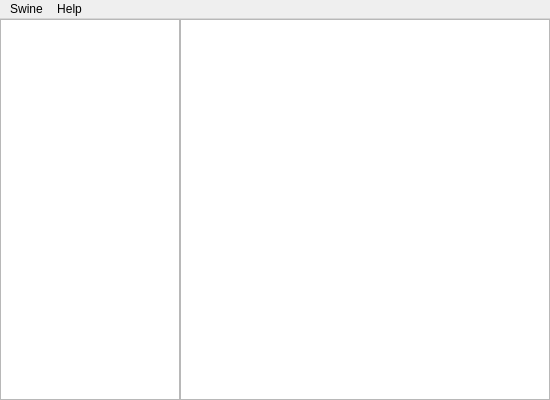
<?xml version="1.0" encoding="UTF-8"?>
<ui version="4.0">
 <class>MainWindow</class>
 <widget class="QMainWindow" name="MainWindow">
  <property name="geometry">
   <rect>
    <x>0</x>
    <y>0</y>
    <width>550</width>
    <height>400</height>
   </rect>
  </property>
  <property name="windowTitle">
   <string>Swine %s</string>
  </property>
  <property name="windowIcon">
   <iconset resource="resources.qrc">
    <normaloff>:/icons/images/swine32.png</normaloff>:/icons/images/swine32.png</iconset>
  </property>
  <widget class="QWidget" name="widget">
   <layout class="QHBoxLayout">
    <property name="spacing">
     <number>0</number>
    </property>
    <property name="margin">
     <number>0</number>
    </property>
    <item>
     <widget class="QListWidget" name="slotList">
      <property name="sizePolicy">
       <sizepolicy hsizetype="Expanding" vsizetype="Expanding">
        <horstretch>0</horstretch>
        <verstretch>0</verstretch>
       </sizepolicy>
      </property>
      <property name="maximumSize">
       <size>
        <width>180</width>
        <height>32767</height>
       </size>
      </property>
      <property name="mouseTracking">
       <bool>false</bool>
      </property>
      <property name="contextMenuPolicy">
       <enum>Qt::CustomContextMenu</enum>
      </property>
      <property name="acceptDrops">
       <bool>false</bool>
      </property>
      <property name="lineWidth">
       <number>1</number>
      </property>
      <property name="midLineWidth">
       <number>0</number>
      </property>
      <property name="editTriggers">
       <set>QAbstractItemView::EditKeyPressed|QAbstractItemView::SelectedClicked</set>
      </property>
      <property name="iconSize">
       <size>
        <width>32</width>
        <height>31</height>
       </size>
      </property>
      <property name="spacing">
       <number>3</number>
      </property>
      <property name="viewMode">
       <enum>QListView::ListMode</enum>
      </property>
      <property name="wordWrap">
       <bool>true</bool>
      </property>
      <property name="margin" stdset="0">
       <number>0</number>
      </property>
      <property name="dragAutoScroll" stdset="0">
       <bool>false</bool>
      </property>
     </widget>
    </item>
    <item>
     <widget class="QListWidget" name="shortcutList">
      <property name="sizePolicy">
       <sizepolicy hsizetype="Expanding" vsizetype="Expanding">
        <horstretch>0</horstretch>
        <verstretch>0</verstretch>
       </sizepolicy>
      </property>
      <property name="mouseTracking">
       <bool>false</bool>
      </property>
      <property name="contextMenuPolicy">
       <enum>Qt::CustomContextMenu</enum>
      </property>
      <property name="acceptDrops">
       <bool>false</bool>
      </property>
      <property name="editTriggers">
       <set>QAbstractItemView::EditKeyPressed|QAbstractItemView::SelectedClicked</set>
      </property>
      <property name="iconSize">
       <size>
        <width>32</width>
        <height>32</height>
       </size>
      </property>
      <property name="flow">
       <enum>QListView::LeftToRight</enum>
      </property>
      <property name="isWrapping" stdset="0">
       <bool>true</bool>
      </property>
      <property name="spacing">
       <number>3</number>
      </property>
      <property name="viewMode">
       <enum>QListView::ListMode</enum>
      </property>
      <property name="modelColumn">
       <number>0</number>
      </property>
      <property name="uniformItemSizes">
       <bool>true</bool>
      </property>
      <property name="wordWrap">
       <bool>true</bool>
      </property>
      <property name="dragAutoScroll" stdset="0">
       <bool>false</bool>
      </property>
      <property name="itemsMovable" stdset="0">
       <bool>false</bool>
      </property>
     </widget>
    </item>
   </layout>
  </widget>
  <widget class="QMenuBar" name="menuBar">
   <property name="geometry">
    <rect>
     <x>0</x>
     <y>0</y>
     <width>550</width>
     <height>25</height>
    </rect>
   </property>
   <widget class="QMenu" name="menuSwine">
    <property name="title">
     <string>Swine</string>
    </property>
    <addaction name="menuExitAction"/>
   </widget>
   <widget class="QMenu" name="menuHelp">
    <property name="title">
     <string>Help</string>
    </property>
    <addaction name="helpabout_SwineAction"/>
    <addaction name="helpAbout_WineAction"/>
   </widget>
   <addaction name="menuSwine"/>
   <addaction name="menuHelp"/>
  </widget>
  <action name="helpabout_SwineAction">
   <property name="icon">
    <iconset resource="resources.qrc">
     <normaloff>:/icons/images/information.png</normaloff>:/icons/images/information.png</iconset>
   </property>
   <property name="text">
    <string>About Swine</string>
   </property>
   <property name="whatsThis">
    <string/>
   </property>
   <property name="shortcut">
    <string/>
   </property>
   <property name="visible">
    <bool>true</bool>
   </property>
   <property name="name" stdset="0">
    <cstring>helpabout_SwineAction</cstring>
   </property>
  </action>
  <action name="menuExitAction">
   <property name="icon">
    <iconset resource="resources.qrc">
     <normaloff>:/icons/images/cross.png</normaloff>:/icons/images/cross.png</iconset>
   </property>
   <property name="text">
    <string>Exit</string>
   </property>
   <property name="shortcut">
    <string>Alt+F4</string>
   </property>
   <property name="name" stdset="0">
    <cstring>menuExitAction</cstring>
   </property>
  </action>
  <action name="helpAbout_WineAction">
   <property name="icon">
    <iconset resource="resources.qrc">
     <normaloff>:/icons/images/wine.png</normaloff>:/icons/images/wine.png</iconset>
   </property>
   <property name="text">
    <string>About Wine</string>
   </property>
   <property name="name" stdset="0">
    <cstring>helpAbout_WineAction</cstring>
   </property>
  </action>
 </widget>
 <layoutdefault spacing="2" margin="1"/>
 <resources>
  <include location="resources.qrc"/>
 </resources>
 <connections>
  <connection>
   <sender>helpabout_SwineAction</sender>
   <signal>activated()</signal>
   <receiver>MainWindow</receiver>
   <slot>helpabout_SwineAction_activated()</slot>
   <hints>
    <hint type="sourcelabel">
     <x>-1</x>
     <y>-1</y>
    </hint>
    <hint type="destinationlabel">
     <x>20</x>
     <y>20</y>
    </hint>
   </hints>
  </connection>
  <connection>
   <sender>menuExitAction</sender>
   <signal>activated()</signal>
   <receiver>MainWindow</receiver>
   <slot>menuExitAction_activated()</slot>
   <hints>
    <hint type="sourcelabel">
     <x>-1</x>
     <y>-1</y>
    </hint>
    <hint type="destinationlabel">
     <x>20</x>
     <y>20</y>
    </hint>
   </hints>
  </connection>
  <connection>
   <sender>shortcutList</sender>
   <signal>selectionChanged()</signal>
   <receiver>MainWindow</receiver>
   <slot>shortcutList_selectionChanged()</slot>
   <hints>
    <hint type="sourcelabel">
     <x>20</x>
     <y>20</y>
    </hint>
    <hint type="destinationlabel">
     <x>20</x>
     <y>20</y>
    </hint>
   </hints>
  </connection>
  <connection>
   <sender>helpAbout_WineAction</sender>
   <signal>activated()</signal>
   <receiver>MainWindow</receiver>
   <slot>helpAbout_WineAction_activated()</slot>
   <hints>
    <hint type="sourcelabel">
     <x>-1</x>
     <y>-1</y>
    </hint>
    <hint type="destinationlabel">
     <x>20</x>
     <y>20</y>
    </hint>
   </hints>
  </connection>
  <connection>
   <sender>slotList</sender>
   <signal>customContextMenuRequested(QPoint)</signal>
   <receiver>MainWindow</receiver>
   <slot>slotList_rightButtonClicked()</slot>
   <hints>
    <hint type="sourcelabel">
     <x>20</x>
     <y>20</y>
    </hint>
    <hint type="destinationlabel">
     <x>20</x>
     <y>20</y>
    </hint>
   </hints>
  </connection>
  <connection>
   <sender>slotList</sender>
   <signal>itemDoubleClicked(QListWidgetItem*)</signal>
   <receiver>MainWindow</receiver>
   <slot>slotList_itemExecuted()</slot>
   <hints>
    <hint type="sourcelabel">
     <x>20</x>
     <y>20</y>
    </hint>
    <hint type="destinationlabel">
     <x>20</x>
     <y>20</y>
    </hint>
   </hints>
  </connection>
  <connection>
   <sender>slotList</sender>
   <signal>itemSelectionChanged()</signal>
   <receiver>MainWindow</receiver>
   <slot>slotList_selectionChanged()</slot>
   <hints>
    <hint type="sourcelabel">
     <x>89</x>
     <y>178</y>
    </hint>
    <hint type="destinationlabel">
     <x>264</x>
     <y>166</y>
    </hint>
   </hints>
  </connection>
  <connection>
   <sender>shortcutList</sender>
   <signal>customContextMenuRequested(QPoint)</signal>
   <receiver>MainWindow</receiver>
   <slot>shortcutList_rightButtonClicked()</slot>
   <hints>
    <hint type="sourcelabel">
     <x>354</x>
     <y>178</y>
    </hint>
    <hint type="destinationlabel">
     <x>264</x>
     <y>166</y>
    </hint>
   </hints>
  </connection>
  <connection>
   <sender>shortcutList</sender>
   <signal>itemDoubleClicked(QListWidgetItem*)</signal>
   <receiver>MainWindow</receiver>
   <slot>shortcutList_itemExecuted()</slot>
   <hints>
    <hint type="sourcelabel">
     <x>354</x>
     <y>178</y>
    </hint>
    <hint type="destinationlabel">
     <x>264</x>
     <y>166</y>
    </hint>
   </hints>
  </connection>
  <connection>
   <sender>shortcutList</sender>
   <signal>itemSelectionChanged()</signal>
   <receiver>MainWindow</receiver>
   <slot>shortcutList_selectionChanged()</slot>
   <hints>
    <hint type="sourcelabel">
     <x>354</x>
     <y>178</y>
    </hint>
    <hint type="destinationlabel">
     <x>264</x>
     <y>166</y>
    </hint>
   </hints>
  </connection>
  <connection>
   <sender>slotList</sender>
   <signal>itemChanged(QListWidgetItem*)</signal>
   <receiver>MainWindow</receiver>
   <slot>slotList_itemRenamed()</slot>
   <hints>
    <hint type="sourcelabel">
     <x>89</x>
     <y>178</y>
    </hint>
    <hint type="destinationlabel">
     <x>264</x>
     <y>166</y>
    </hint>
   </hints>
  </connection>
  <connection>
   <sender>shortcutList</sender>
   <signal>itemChanged(QListWidgetItem*)</signal>
   <receiver>MainWindow</receiver>
   <slot>shortcutList_itemRenamed()</slot>
   <hints>
    <hint type="sourcelabel">
     <x>354</x>
     <y>178</y>
    </hint>
    <hint type="destinationlabel">
     <x>264</x>
     <y>166</y>
    </hint>
   </hints>
  </connection>
 </connections>
 <slots>
  <slot>slotList_selectionChanged()</slot>
  <slot>slotList_itemExecuted()</slot>
  <slot>slotList_rightButtonClicked()</slot>
  <slot>shortcutList_rightButtonClicked()</slot>
  <slot>shortcutList_itemExecuted()</slot>
  <slot>shortcutList_selectionChanged()</slot>
  <slot>slotList_itemRenamed()</slot>
  <slot>shortcutList_itemRenamed()</slot>
 </slots>
</ui>
